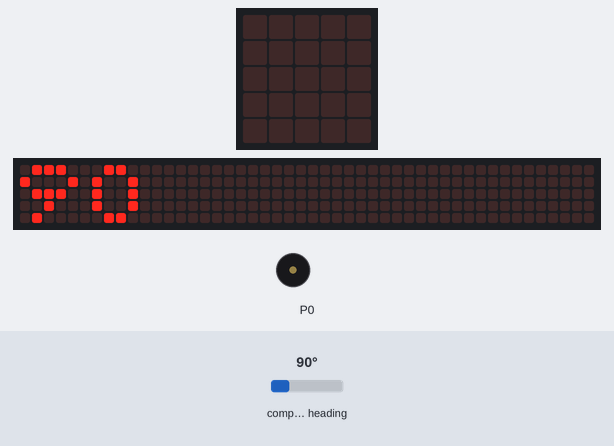
The program below on a simulated BBC micro:bit (MakeCode). Parts: the board's 5×5 LED display, a strip that is not on the board, showing the scrolling text unrolled, buzzer (waves = sounding). The test bench sets the inputs (shaded band); at power-on: compass heading 90°. The 48×5 strip is a reading aid, not a part: it shows the text the display is scrolling, unrolled, one strip-width of it at a time; the compass is already calibrated.

Above: at 2.47 s.
5.2 s: compass heading set to 180°
At 5.6 s:
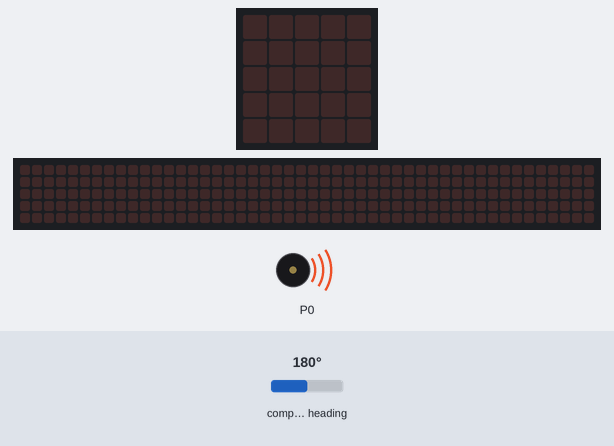
At 6.91 s:
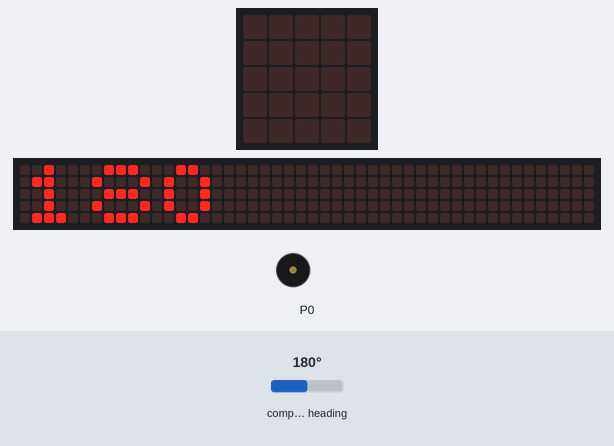
8.2 s: compass heading set to 269°
At 17.87 s:
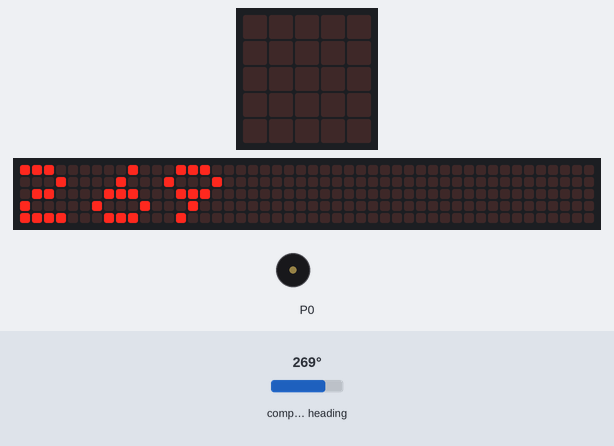
Timing chart, 0 to 20.6 s (numbered marks = the images above; inputs shaded):
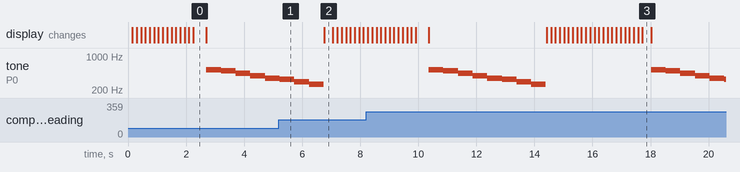

The program:

main.ts
```typescript
basic.forever(function () {
    basic.showNumber(input.compassHeading())
    if (input.compassHeading() < 45 || input.compassHeading() > 315) {
        music.playMelody("C5 B A G F E D C ", 120)
    } else {
        music.playMelody("C5 B A G F E D C ", 120)
    }
})
```

test.ts
```typescript
// aquí va el archivo "tests"; esto no se compilará cuando este paquete se utilice como una extensión.
```

Measured:
- by itself, tone on P0: plays 523 Hz for 0.51 s, 494 Hz for 0.51 s, 440 Hz for 0.51 s, 392 Hz for 0.51 s, 349 Hz for 0.51 s, 330 Hz for 0.51 s … (14 notes in this stretch)
- what the display in image 0 shows lasts 0.4 s, from 2.3 s to 2.7 s
